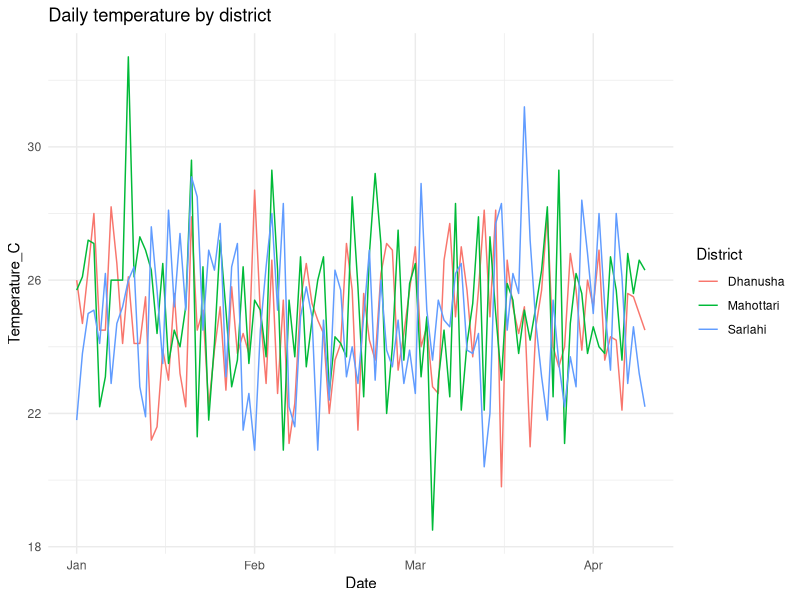
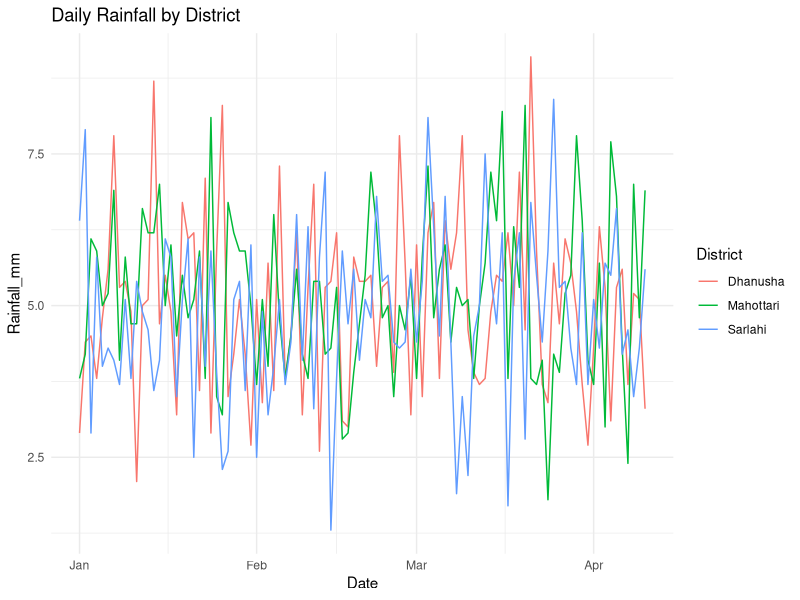
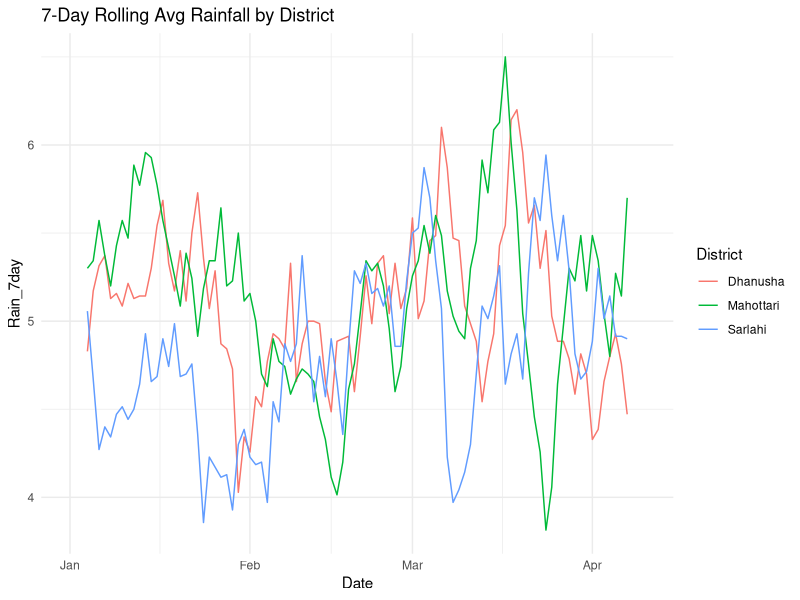

These charts were generated, in order, by the following R code:
### seasonal tools, regional weather patterns, or prepping data for dashboards and forecasting ###

# By the end of this lesson, you'll be able to:
# Handle and analyze time-series data with lubridate and tidyverse
# Create seasonal plots and trends
# Apply rolling statistics and slider package
# Use custom functions with map()
# Prepare datasets for climate impact models
# Do basic geospatial analysis with maps(bonus)


library(tidyverse)
library(lubridate)
library(slider)
library(zoo)
library(ggplot2)

weather <- read.csv('weather_seasonal_day6.csv')


# Date parsing and feature engineering
# extract year, month, week, and day to help with seasonal aggregation
weather <- weather %>%
  mutate(
    Date = ymd(Date),
    Month = month(Date, label = TRUE),
    Week = week(Date),
    Day = day(Date)
  )


# District-wise trend visualization
# let's look at the trend of rainfall and temperature over time
ggplot(weather, aes(x = Date, y = Temperature_C, color = District))+
  geom_line()+
  labs(title = 'Daily temperature by district')+
  theme_minimal()


ggplot(weather, aes(x = Date, y = Rainfall_mm, color = District))+
  geom_line()+
  labs(title = 'Daily Rainfall by District')+
  theme_minimal()


# Rolling averages (7-day)
# smooth out fluctuations to detect trends using slider::slide_mean()

weather <- weather %>%
  group_by(District) %>%
  arrange(Date) %>%
  mutate(
    Temp_7day = slide_dbl(Temperature_C, mean, .before = 3, .after = 3, .complete = TRUE),
    Rain_7day = slide_dbl(Rainfall_mm, mean, .before = 3, .after = 3, .complete = TRUE)
  )

# PLOT 7-day rolling rainfall
ggplot(weather, aes(x = Date, y = Rain_7day, color = District))+
  geom_line()+
  labs(title = '7-Day Rolling Avg Rainfall by District')+
  theme_minimal()


# Advanced functional programming with purr
# what if you wanted to calculate seasonal summary stats per district dynamically?
# create function to summarise weather
summary_fun <- function(df){
  df %>%
    summarise(
      mean_temp = mean(Temperature_C, na.rm = TRUE),
      total_rain = sum(Rainfall_mm, na.rm = TRUE),
      max_rain = max(Rainfall_mm)
    )
}

# Apply it by nesting and mappng
nested_weather <- weather %>%
  group_by(District) %>%
  nest() %>%
  mutate(summaries = map(data, summary_fun)) %>%
  select(District, summaries) %>%
  unnest(summaries)


# Preparing for modeling
# Aggregate weekly average temperature and total rainfall
model_data <- weather %>%
  group_by(District, Week) %>%
  summarise(
    weekly_temp = mean(Temperature_C, na.rm = TRUE),
    weekly_rain = sum(Rainfall_mm, na.rm = TRUE),
    .groups = 'drop'
  )
glimpse(model_data)


# This can be merged with crop yield data later

# BONUS: Mapping (basic)
# if you want to move into mapping, you can explore sf, leaflet or tmap.
# install packages sf and tmap
# for now just understand that you can bind weather summaries with district shapes for spatial analysis



# Challenge for Day 6
# Which district had the highest rainfall in the 2nd month?
# What was the temperature variability (sd) by month for each district?
# Create a plot of weekly average temperature by district with line smoothing.
# Add cumulative rainfall over time per district
